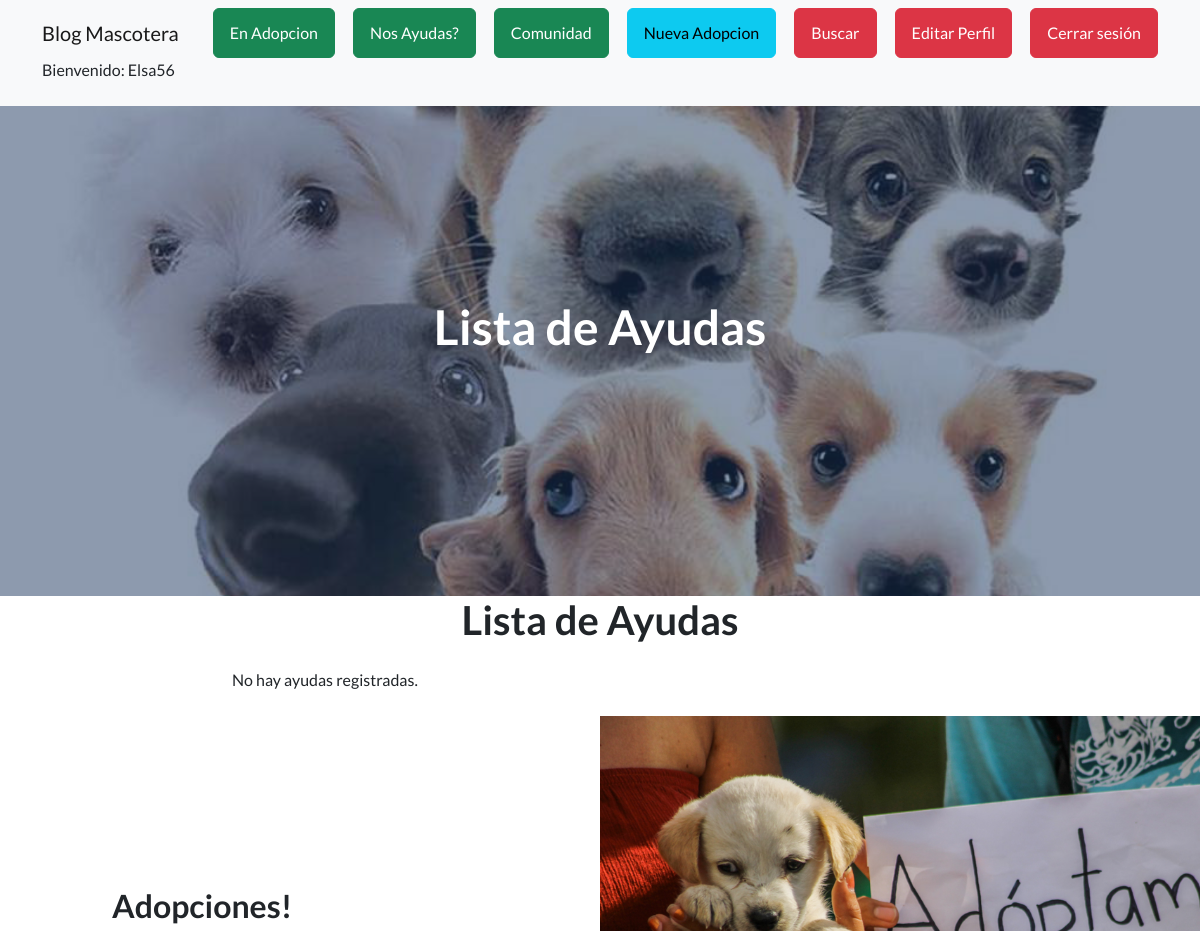
/AppInicio/ayudas/ (signed in, upper part), run on an earlier commit of the app's database.
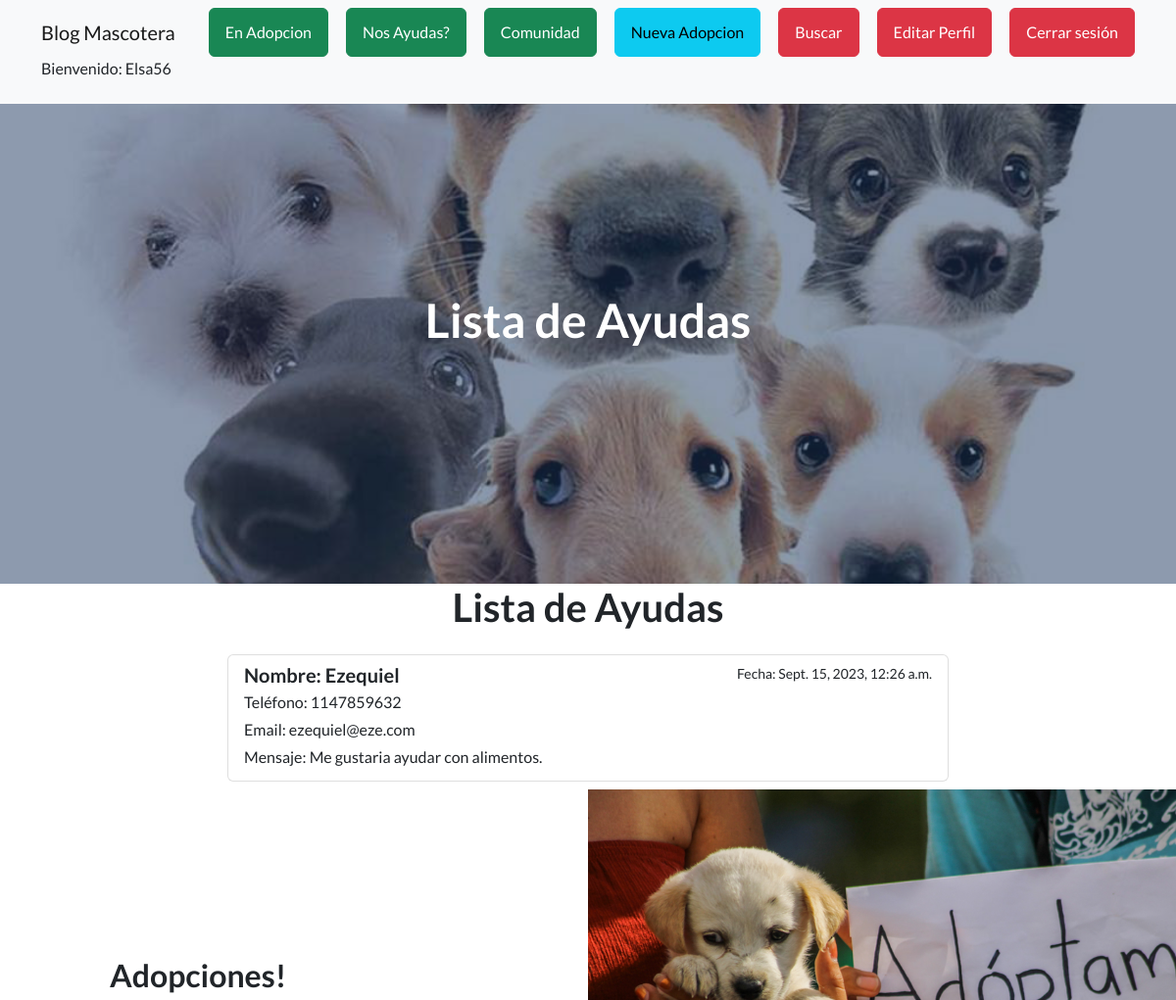
And on a later commit of the database.
### AppInicio/models.py (models this page shows, shortened)
class Ayuda(models.Model):
    nombre = models.CharField(max_length=100)
    email = models.EmailField(max_length=100)
    telefono = models.CharField(max_length=20)
    mensaje = models.TextField()
    fecha = models.DateTimeField(auto_now_add=True)

### AppInicio/views.py (the view)
# urls.py: path('ayudas/', ayuda_detalle, name='ayuda_detalle'),
@login_required
def ayuda_detalle(request):
    ayudas = Ayuda.objects.all()
    return render(request, "AppInicio/ayuda_detalle.html", {'ayudas': ayudas})

### AppInicio/templates/AppInicio/ayuda_detalle.html (shortened to what this page needs)
{% extends "AppInicio/padre.html" %}
{% block titulo %}
Lista de Ayudas
{% endblock %}
{% block contenido %}
  <div class="container">
    <h1 class="text-center mb-4">Lista de Ayudas</h1>
    <div class="row justify-content-center">
      <div class="col-md-8">
        {% if ayudas %}
          <ul class="list-group">
            {% for ayuda in ayudas %}
              <li class="list-group-item">
                <div class="d-flex w-100 justify-content-between">
                  <h5 class="mb-1">Nombre: {{ ayuda.nombre }}</h5>
                  <small>Fecha: {{ ayuda.fecha }}</small>
                </div>
                <p class="mb-1">Teléfono: {{ ayuda.telefono }}</p>
                <p class="mb-1">Email: {{ ayuda.email }}</p>
                <p class="mb-1">Mensaje: {{ ayuda.mensaje }}</p>
              </li>
            {% endfor %}
          </ul>
        {% else %}
          <p>No hay ayudas registradas.</p>
        {% endif %}
      </div>
    </div>
  </div>
{% endblock %}

What changed in the data, as far as the page shows it:
added Ayuda: nombre "Ezequiel", fecha "Sept. 15, 2023, 12:26 a.m.", telefono "1147859632", email "ezequiel@eze.com", mensaje "Me gustaria ayudar con alimentos."
Also different on the page:
text no longer shown: "No hay ayudas registradas."
